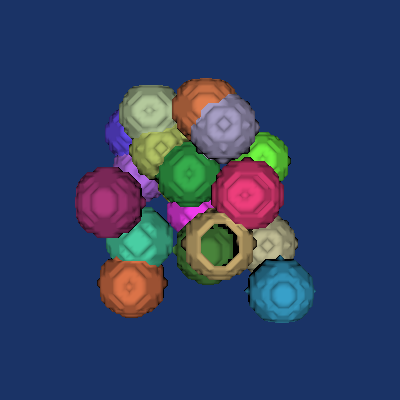

Write Python code to recreate this figure.
#!/usr/bin/env python

# Generate labeled blob isosurfaces using vtkDiscreteFlyingEdges3D with
# random sphere placements and a random color lookup table.

# Factory overrides
import vtkmodules.vtkInteractionStyle  # noqa: F401
import vtkmodules.vtkRenderingOpenGL2  # noqa: F401

from vtkmodules.vtkCommonCore import (
    vtkLookupTable,
    vtkMath,
)
from vtkmodules.vtkCommonDataModel import (
    vtkImageData,
    vtkSphere,
)
from vtkmodules.vtkFiltersGeneral import vtkDiscreteFlyingEdges3D
from vtkmodules.vtkImagingCore import vtkImageThreshold
from vtkmodules.vtkImagingHybrid import vtkSampleFunction
from vtkmodules.vtkImagingMath import vtkImageMathematics
from vtkmodules.vtkRenderingCore import (
    vtkActor,
    vtkPolyDataMapper,
    vtkRenderWindow,
    vtkRenderWindowInteractor,
    vtkRenderer,
)

vtk_math = vtkMath()

# Build a random color lookup table
lut = vtkLookupTable()
n_blobs = 20
lut.SetNumberOfColors(256)
lut.SetTableRange(0, 255)
lut.SetScaleToLinear()
lut.Build()
lut.SetTableValue(0, 0, 0, 0, 1)
vtk_math.RandomSeed(5071)
for i in range(1, 256):
    lut.SetTableValue(i, vtk_math.Random(0.2, 1),
                      vtk_math.Random(0.2, 1), vtk_math.Random(0.2, 1), 1)

radius = 10
blob_image = vtkImageData()

# Generate labeled blobs by sampling spheres
sphere_0 = vtkSphere()
sphere_0.SetRadius(radius)
sphere_0.SetCenter(6, -17, 38)
sampler_0 = vtkSampleFunction()
sampler_0.SetImplicitFunction(sphere_0)
sampler_0.SetOutputScalarTypeToFloat()
sampler_0.SetSampleDimensions(51, 51, 51)
sampler_0.SetModelBounds(-50, 50, -50, 50, -50, 50)
thres_0 = vtkImageThreshold()
thres_0.SetInputConnection(sampler_0.GetOutputPort())
thres_0.ThresholdByLower(radius * radius)
thres_0.ReplaceInOn()
thres_0.ReplaceOutOn()
thres_0.SetInValue(1)
thres_0.SetOutValue(0)
thres_0.Update()
blob_image.DeepCopy(thres_0.GetOutput())
max_value_0 = vtkImageMathematics()
max_value_0.SetInputData(0, blob_image)
max_value_0.SetInputData(1, thres_0.GetOutput())
max_value_0.SetOperationToMax()
max_value_0.Modified()
max_value_0.Update()
blob_image.DeepCopy(max_value_0.GetOutput())

sphere_1 = vtkSphere()
sphere_1.SetRadius(radius)
sphere_1.SetCenter(8, 30, 22)
sampler_1 = vtkSampleFunction()
sampler_1.SetImplicitFunction(sphere_1)
sampler_1.SetOutputScalarTypeToFloat()
sampler_1.SetSampleDimensions(51, 51, 51)
sampler_1.SetModelBounds(-50, 50, -50, 50, -50, 50)
thres_1 = vtkImageThreshold()
thres_1.SetInputConnection(sampler_1.GetOutputPort())
thres_1.ThresholdByLower(radius * radius)
thres_1.ReplaceInOn()
thres_1.ReplaceOutOn()
thres_1.SetInValue(2)
thres_1.SetOutValue(0)
thres_1.Update()
max_value_1 = vtkImageMathematics()
max_value_1.SetInputData(0, blob_image)
max_value_1.SetInputData(1, thres_1.GetOutput())
max_value_1.SetOperationToMax()
max_value_1.Modified()
max_value_1.Update()
blob_image.DeepCopy(max_value_1.GetOutput())

sphere_2 = vtkSphere()
sphere_2.SetRadius(radius)
sphere_2.SetCenter(0, 33, -5)
sampler_2 = vtkSampleFunction()
sampler_2.SetImplicitFunction(sphere_2)
sampler_2.SetOutputScalarTypeToFloat()
sampler_2.SetSampleDimensions(51, 51, 51)
sampler_2.SetModelBounds(-50, 50, -50, 50, -50, 50)
thres_2 = vtkImageThreshold()
thres_2.SetInputConnection(sampler_2.GetOutputPort())
thres_2.ThresholdByLower(radius * radius)
thres_2.ReplaceInOn()
thres_2.ReplaceOutOn()
thres_2.SetInValue(3)
thres_2.SetOutValue(0)
thres_2.Update()
max_value_2 = vtkImageMathematics()
max_value_2.SetInputData(0, blob_image)
max_value_2.SetInputData(1, thres_2.GetOutput())
max_value_2.SetOperationToMax()
max_value_2.Modified()
max_value_2.Update()
blob_image.DeepCopy(max_value_2.GetOutput())

sphere_3 = vtkSphere()
sphere_3.SetRadius(radius)
sphere_3.SetCenter(-30, -35, 16)
sampler_3 = vtkSampleFunction()
sampler_3.SetImplicitFunction(sphere_3)
sampler_3.SetOutputScalarTypeToFloat()
sampler_3.SetSampleDimensions(51, 51, 51)
sampler_3.SetModelBounds(-50, 50, -50, 50, -50, 50)
thres_3 = vtkImageThreshold()
thres_3.SetInputConnection(sampler_3.GetOutputPort())
thres_3.ThresholdByLower(radius * radius)
thres_3.ReplaceInOn()
thres_3.ReplaceOutOn()
thres_3.SetInValue(4)
thres_3.SetOutValue(0)
thres_3.Update()
max_value_3 = vtkImageMathematics()
max_value_3.SetInputData(0, blob_image)
max_value_3.SetInputData(1, thres_3.GetOutput())
max_value_3.SetOperationToMax()
max_value_3.Modified()
max_value_3.Update()
blob_image.DeepCopy(max_value_3.GetOutput())

sphere_4 = vtkSphere()
sphere_4.SetRadius(radius)
sphere_4.SetCenter(2, -21, 17)
sampler_4 = vtkSampleFunction()
sampler_4.SetImplicitFunction(sphere_4)
sampler_4.SetOutputScalarTypeToFloat()
sampler_4.SetSampleDimensions(51, 51, 51)
sampler_4.SetModelBounds(-50, 50, -50, 50, -50, 50)
thres_4 = vtkImageThreshold()
thres_4.SetInputConnection(sampler_4.GetOutputPort())
thres_4.ThresholdByLower(radius * radius)
thres_4.ReplaceInOn()
thres_4.ReplaceOutOn()
thres_4.SetInValue(5)
thres_4.SetOutValue(0)
thres_4.Update()
max_value_4 = vtkImageMathematics()
max_value_4.SetInputData(0, blob_image)
max_value_4.SetInputData(1, thres_4.GetOutput())
max_value_4.SetOperationToMax()
max_value_4.Modified()
max_value_4.Update()
blob_image.DeepCopy(max_value_4.GetOutput())

sphere_5 = vtkSphere()
sphere_5.SetRadius(radius)
sphere_5.SetCenter(28, 19, -34)
sampler_5 = vtkSampleFunction()
sampler_5.SetImplicitFunction(sphere_5)
sampler_5.SetOutputScalarTypeToFloat()
sampler_5.SetSampleDimensions(51, 51, 51)
sampler_5.SetModelBounds(-50, 50, -50, 50, -50, 50)
thres_5 = vtkImageThreshold()
thres_5.SetInputConnection(sampler_5.GetOutputPort())
thres_5.ThresholdByLower(radius * radius)
thres_5.ReplaceInOn()
thres_5.ReplaceOutOn()
thres_5.SetInValue(6)
thres_5.SetOutValue(0)
thres_5.Update()
max_value_5 = vtkImageMathematics()
max_value_5.SetInputData(0, blob_image)
max_value_5.SetInputData(1, thres_5.GetOutput())
max_value_5.SetOperationToMax()
max_value_5.Modified()
max_value_5.Update()
blob_image.DeepCopy(max_value_5.GetOutput())

sphere_6 = vtkSphere()
sphere_6.SetRadius(radius)
sphere_6.SetCenter(-18, 22, 0)
sampler_6 = vtkSampleFunction()
sampler_6.SetImplicitFunction(sphere_6)
sampler_6.SetOutputScalarTypeToFloat()
sampler_6.SetSampleDimensions(51, 51, 51)
sampler_6.SetModelBounds(-50, 50, -50, 50, -50, 50)
thres_6 = vtkImageThreshold()
thres_6.SetInputConnection(sampler_6.GetOutputPort())
thres_6.ThresholdByLower(radius * radius)
thres_6.ReplaceInOn()
thres_6.ReplaceOutOn()
thres_6.SetInValue(7)
thres_6.SetOutValue(0)
thres_6.Update()
max_value_6 = vtkImageMathematics()
max_value_6.SetInputData(0, blob_image)
max_value_6.SetInputData(1, thres_6.GetOutput())
max_value_6.SetOperationToMax()
max_value_6.Modified()
max_value_6.Update()
blob_image.DeepCopy(max_value_6.GetOutput())

sphere_7 = vtkSphere()
sphere_7.SetRadius(radius)
sphere_7.SetCenter(17, 2, 38)
sampler_7 = vtkSampleFunction()
sampler_7.SetImplicitFunction(sphere_7)
sampler_7.SetOutputScalarTypeToFloat()
sampler_7.SetSampleDimensions(51, 51, 51)
sampler_7.SetModelBounds(-50, 50, -50, 50, -50, 50)
thres_7 = vtkImageThreshold()
thres_7.SetInputConnection(sampler_7.GetOutputPort())
thres_7.ThresholdByLower(radius * radius)
thres_7.ReplaceInOn()
thres_7.ReplaceOutOn()
thres_7.SetInValue(8)
thres_7.SetOutValue(0)
thres_7.Update()
max_value_7 = vtkImageMathematics()
max_value_7.SetInputData(0, blob_image)
max_value_7.SetInputData(1, thres_7.GetOutput())
max_value_7.SetOperationToMax()
max_value_7.Modified()
max_value_7.Update()
blob_image.DeepCopy(max_value_7.GetOutput())

sphere_8 = vtkSphere()
sphere_8.SetRadius(radius)
sphere_8.SetCenter(32, -38, 19)
sampler_8 = vtkSampleFunction()
sampler_8.SetImplicitFunction(sphere_8)
sampler_8.SetOutputScalarTypeToFloat()
sampler_8.SetSampleDimensions(51, 51, 51)
sampler_8.SetModelBounds(-50, 50, -50, 50, -50, 50)
thres_8 = vtkImageThreshold()
thres_8.SetInputConnection(sampler_8.GetOutputPort())
thres_8.ThresholdByLower(radius * radius)
thres_8.ReplaceInOn()
thres_8.ReplaceOutOn()
thres_8.SetInValue(9)
thres_8.SetOutValue(0)
thres_8.Update()
max_value_8 = vtkImageMathematics()
max_value_8.SetInputData(0, blob_image)
max_value_8.SetInputData(1, thres_8.GetOutput())
max_value_8.SetOperationToMax()
max_value_8.Modified()
max_value_8.Update()
blob_image.DeepCopy(max_value_8.GetOutput())

sphere_9 = vtkSphere()
sphere_9.SetRadius(radius)
sphere_9.SetCenter(-33, 32, -31)
sampler_9 = vtkSampleFunction()
sampler_9.SetImplicitFunction(sphere_9)
sampler_9.SetOutputScalarTypeToFloat()
sampler_9.SetSampleDimensions(51, 51, 51)
sampler_9.SetModelBounds(-50, 50, -50, 50, -50, 50)
thres_9 = vtkImageThreshold()
thres_9.SetInputConnection(sampler_9.GetOutputPort())
thres_9.ThresholdByLower(radius * radius)
thres_9.ReplaceInOn()
thres_9.ReplaceOutOn()
thres_9.SetInValue(10)
thres_9.SetOutValue(0)
thres_9.Update()
max_value_9 = vtkImageMathematics()
max_value_9.SetInputData(0, blob_image)
max_value_9.SetInputData(1, thres_9.GetOutput())
max_value_9.SetOperationToMax()
max_value_9.Modified()
max_value_9.Update()
blob_image.DeepCopy(max_value_9.GetOutput())

sphere_10 = vtkSphere()
sphere_10.SetRadius(radius)
sphere_10.SetCenter(28, -20, -10)
sampler_10 = vtkSampleFunction()
sampler_10.SetImplicitFunction(sphere_10)
sampler_10.SetOutputScalarTypeToFloat()
sampler_10.SetSampleDimensions(51, 51, 51)
sampler_10.SetModelBounds(-50, 50, -50, 50, -50, 50)
thres_10 = vtkImageThreshold()
thres_10.SetInputConnection(sampler_10.GetOutputPort())
thres_10.ThresholdByLower(radius * radius)
thres_10.ReplaceInOn()
thres_10.ReplaceOutOn()
thres_10.SetInValue(11)
thres_10.SetOutValue(0)
thres_10.Update()
max_value_10 = vtkImageMathematics()
max_value_10.SetInputData(0, blob_image)
max_value_10.SetInputData(1, thres_10.GetOutput())
max_value_10.SetOperationToMax()
max_value_10.Modified()
max_value_10.Update()
blob_image.DeepCopy(max_value_10.GetOutput())

sphere_11 = vtkSphere()
sphere_11.SetRadius(radius)
sphere_11.SetCenter(-27, -17, 13)
sampler_11 = vtkSampleFunction()
sampler_11.SetImplicitFunction(sphere_11)
sampler_11.SetOutputScalarTypeToFloat()
sampler_11.SetSampleDimensions(51, 51, 51)
sampler_11.SetModelBounds(-50, 50, -50, 50, -50, 50)
thres_11 = vtkImageThreshold()
thres_11.SetInputConnection(sampler_11.GetOutputPort())
thres_11.ThresholdByLower(radius * radius)
thres_11.ReplaceInOn()
thres_11.ReplaceOutOn()
thres_11.SetInValue(12)
thres_11.SetOutValue(0)
thres_11.Update()
max_value_11 = vtkImageMathematics()
max_value_11.SetInputData(0, blob_image)
max_value_11.SetInputData(1, thres_11.GetOutput())
max_value_11.SetOperationToMax()
max_value_11.Modified()
max_value_11.Update()
blob_image.DeepCopy(max_value_11.GetOutput())

sphere_12 = vtkSphere()
sphere_12.SetRadius(radius)
sphere_12.SetCenter(-23, 38, 0)
sampler_12 = vtkSampleFunction()
sampler_12.SetImplicitFunction(sphere_12)
sampler_12.SetOutputScalarTypeToFloat()
sampler_12.SetSampleDimensions(51, 51, 51)
sampler_12.SetModelBounds(-50, 50, -50, 50, -50, 50)
thres_12 = vtkImageThreshold()
thres_12.SetInputConnection(sampler_12.GetOutputPort())
thres_12.ThresholdByLower(radius * radius)
thres_12.ReplaceInOn()
thres_12.ReplaceOutOn()
thres_12.SetInValue(13)
thres_12.SetOutValue(0)
thres_12.Update()
max_value_12 = vtkImageMathematics()
max_value_12.SetInputData(0, blob_image)
max_value_12.SetInputData(1, thres_12.GetOutput())
max_value_12.SetOperationToMax()
max_value_12.Modified()
max_value_12.Update()
blob_image.DeepCopy(max_value_12.GetOutput())

sphere_13 = vtkSphere()
sphere_13.SetRadius(radius)
sphere_13.SetCenter(-30, 13, -32)
sampler_13 = vtkSampleFunction()
sampler_13.SetImplicitFunction(sphere_13)
sampler_13.SetOutputScalarTypeToFloat()
sampler_13.SetSampleDimensions(51, 51, 51)
sampler_13.SetModelBounds(-50, 50, -50, 50, -50, 50)
thres_13 = vtkImageThreshold()
thres_13.SetInputConnection(sampler_13.GetOutputPort())
thres_13.ThresholdByLower(radius * radius)
thres_13.ReplaceInOn()
thres_13.ReplaceOutOn()
thres_13.SetInValue(14)
thres_13.SetOutValue(0)
thres_13.Update()
max_value_13 = vtkImageMathematics()
max_value_13.SetInputData(0, blob_image)
max_value_13.SetInputData(1, thres_13.GetOutput())
max_value_13.SetOperationToMax()
max_value_13.Modified()
max_value_13.Update()
blob_image.DeepCopy(max_value_13.GetOutput())

sphere_14 = vtkSphere()
sphere_14.SetRadius(radius)
sphere_14.SetCenter(-38, -1, 33)
sampler_14 = vtkSampleFunction()
sampler_14.SetImplicitFunction(sphere_14)
sampler_14.SetOutputScalarTypeToFloat()
sampler_14.SetSampleDimensions(51, 51, 51)
sampler_14.SetModelBounds(-50, 50, -50, 50, -50, 50)
thres_14 = vtkImageThreshold()
thres_14.SetInputConnection(sampler_14.GetOutputPort())
thres_14.ThresholdByLower(radius * radius)
thres_14.ReplaceInOn()
thres_14.ReplaceOutOn()
thres_14.SetInValue(15)
thres_14.SetOutValue(0)
thres_14.Update()
max_value_14 = vtkImageMathematics()
max_value_14.SetInputData(0, blob_image)
max_value_14.SetInputData(1, thres_14.GetOutput())
max_value_14.SetOperationToMax()
max_value_14.Modified()
max_value_14.Update()
blob_image.DeepCopy(max_value_14.GetOutput())

sphere_15 = vtkSphere()
sphere_15.SetRadius(radius)
sphere_15.SetCenter(-3, -5, -23)
sampler_15 = vtkSampleFunction()
sampler_15.SetImplicitFunction(sphere_15)
sampler_15.SetOutputScalarTypeToFloat()
sampler_15.SetSampleDimensions(51, 51, 51)
sampler_15.SetModelBounds(-50, 50, -50, 50, -50, 50)
thres_15 = vtkImageThreshold()
thres_15.SetInputConnection(sampler_15.GetOutputPort())
thres_15.ThresholdByLower(radius * radius)
thres_15.ReplaceInOn()
thres_15.ReplaceOutOn()
thres_15.SetInValue(16)
thres_15.SetOutValue(0)
thres_15.Update()
max_value_15 = vtkImageMathematics()
max_value_15.SetInputData(0, blob_image)
max_value_15.SetInputData(1, thres_15.GetOutput())
max_value_15.SetOperationToMax()
max_value_15.Modified()
max_value_15.Update()
blob_image.DeepCopy(max_value_15.GetOutput())

sphere_16 = vtkSphere()
sphere_16.SetRadius(radius)
sphere_16.SetCenter(-8, 11, -21)
sampler_16 = vtkSampleFunction()
sampler_16.SetImplicitFunction(sphere_16)
sampler_16.SetOutputScalarTypeToFloat()
sampler_16.SetSampleDimensions(51, 51, 51)
sampler_16.SetModelBounds(-50, 50, -50, 50, -50, 50)
thres_16 = vtkImageThreshold()
thres_16.SetInputConnection(sampler_16.GetOutputPort())
thres_16.ThresholdByLower(radius * radius)
thres_16.ReplaceInOn()
thres_16.ReplaceOutOn()
thres_16.SetInValue(17)
thres_16.SetOutValue(0)
thres_16.Update()
max_value_16 = vtkImageMathematics()
max_value_16.SetInputData(0, blob_image)
max_value_16.SetInputData(1, thres_16.GetOutput())
max_value_16.SetOperationToMax()
max_value_16.Modified()
max_value_16.Update()
blob_image.DeepCopy(max_value_16.GetOutput())

sphere_17 = vtkSphere()
sphere_17.SetRadius(radius)
sphere_17.SetCenter(1, 38, 17)
sampler_17 = vtkSampleFunction()
sampler_17.SetImplicitFunction(sphere_17)
sampler_17.SetOutputScalarTypeToFloat()
sampler_17.SetSampleDimensions(51, 51, 51)
sampler_17.SetModelBounds(-50, 50, -50, 50, -50, 50)
thres_17 = vtkImageThreshold()
thres_17.SetInputConnection(sampler_17.GetOutputPort())
thres_17.ThresholdByLower(radius * radius)
thres_17.ReplaceInOn()
thres_17.ReplaceOutOn()
thres_17.SetInValue(18)
thres_17.SetOutValue(0)
thres_17.Update()
max_value_17 = vtkImageMathematics()
max_value_17.SetInputData(0, blob_image)
max_value_17.SetInputData(1, thres_17.GetOutput())
max_value_17.SetOperationToMax()
max_value_17.Modified()
max_value_17.Update()
blob_image.DeepCopy(max_value_17.GetOutput())

sphere_18 = vtkSphere()
sphere_18.SetRadius(radius)
sphere_18.SetCenter(-6, 11, 6)
sampler_18 = vtkSampleFunction()
sampler_18.SetImplicitFunction(sphere_18)
sampler_18.SetOutputScalarTypeToFloat()
sampler_18.SetSampleDimensions(51, 51, 51)
sampler_18.SetModelBounds(-50, 50, -50, 50, -50, 50)
thres_18 = vtkImageThreshold()
thres_18.SetInputConnection(sampler_18.GetOutputPort())
thres_18.ThresholdByLower(radius * radius)
thres_18.ReplaceInOn()
thres_18.ReplaceOutOn()
thres_18.SetInValue(19)
thres_18.SetOutValue(0)
thres_18.Update()
max_value_18 = vtkImageMathematics()
max_value_18.SetInputData(0, blob_image)
max_value_18.SetInputData(1, thres_18.GetOutput())
max_value_18.SetOperationToMax()
max_value_18.Modified()
max_value_18.Update()
blob_image.DeepCopy(max_value_18.GetOutput())

sphere_19 = vtkSphere()
sphere_19.SetRadius(radius)
sphere_19.SetCenter(5, 39, -10)
sampler_19 = vtkSampleFunction()
sampler_19.SetImplicitFunction(sphere_19)
sampler_19.SetOutputScalarTypeToFloat()
sampler_19.SetSampleDimensions(51, 51, 51)
sampler_19.SetModelBounds(-50, 50, -50, 50, -50, 50)
thres_19 = vtkImageThreshold()
thres_19.SetInputConnection(sampler_19.GetOutputPort())
thres_19.ThresholdByLower(radius * radius)
thres_19.ReplaceInOn()
thres_19.ReplaceOutOn()
thres_19.SetInValue(20)
thres_19.SetOutValue(0)
thres_19.Update()
max_value_19 = vtkImageMathematics()
max_value_19.SetInputData(0, blob_image)
max_value_19.SetInputData(1, thres_19.GetOutput())
max_value_19.SetOperationToMax()
max_value_19.Modified()
max_value_19.Update()
blob_image.DeepCopy(max_value_19.GetOutput())

# Extract discrete isosurfaces
discrete = vtkDiscreteFlyingEdges3D()
discrete.SetInputData(blob_image)
discrete.GenerateValues(n_blobs, 1, n_blobs)

mapper = vtkPolyDataMapper()
mapper.SetInputConnection(discrete.GetOutputPort())
mapper.SetLookupTable(lut)
mapper.SetScalarRange(0, lut.GetNumberOfColors())

actor = vtkActor()
actor.SetMapper(mapper)

# Renderer
renderer = vtkRenderer()
renderer.AddActor(actor)
renderer.SetBackground(0.1, 0.2, 0.4)

# Window
render_window = vtkRenderWindow()
render_window.AddRenderer(renderer)
render_window.SetSize(400, 400)
render_window.SetWindowName("discrete flying edges3d")

# Interactor
interactor = vtkRenderWindowInteractor()
interactor.SetRenderWindow(render_window)

# Scene
renderer.ResetCamera()

interactor.Initialize()
interactor.Start()
